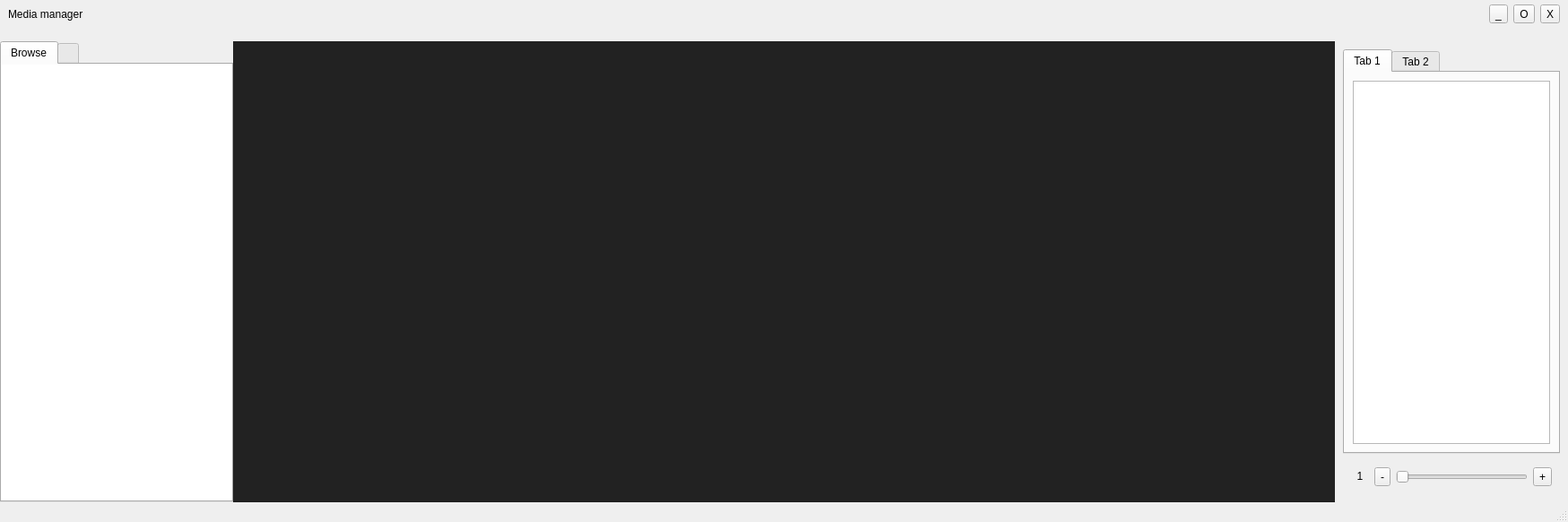
<?xml version="1.0" encoding="UTF-8"?>
<ui version="4.0">
 <class>MainWindow</class>
 <widget class="QMainWindow" name="MainWindow">
  <property name="geometry">
   <rect>
    <x>0</x>
    <y>0</y>
    <width>1739</width>
    <height>582</height>
   </rect>
  </property>
  <property name="windowTitle">
   <string>MainWindow</string>
  </property>
  <widget class="QWidget" name="centralwidget">
   <property name="sizePolicy">
    <sizepolicy hsizetype="MinimumExpanding" vsizetype="MinimumExpanding">
     <horstretch>0</horstretch>
     <verstretch>0</verstretch>
    </sizepolicy>
   </property>
   <layout class="QVBoxLayout" name="verticalLayout_4">
    <property name="leftMargin">
     <number>0</number>
    </property>
    <property name="topMargin">
     <number>0</number>
    </property>
    <property name="rightMargin">
     <number>0</number>
    </property>
    <property name="bottomMargin">
     <number>0</number>
    </property>
    <item>
     <widget class="QWidget" name="topWindowBar" native="true">
      <property name="minimumSize">
       <size>
        <width>0</width>
        <height>40</height>
       </size>
      </property>
      <property name="maximumSize">
       <size>
        <width>16777215</width>
        <height>40</height>
       </size>
      </property>
      <layout class="QHBoxLayout" name="horizontalLayout_3">
       <property name="topMargin">
        <number>0</number>
       </property>
       <item>
        <widget class="QLabel" name="topWindowLabel">
         <property name="text">
          <string>Media manager</string>
         </property>
         <property name="textFormat">
          <enum>Qt::PlainText</enum>
         </property>
        </widget>
       </item>
       <item>
        <spacer name="horizontalSpacer">
         <property name="orientation">
          <enum>Qt::Horizontal</enum>
         </property>
         <property name="sizeHint" stdset="0">
          <size>
           <width>1562</width>
           <height>20</height>
          </size>
         </property>
        </spacer>
       </item>
       <item>
        <widget class="QToolButton" name="minimizeButton">
         <property name="text">
          <string>_</string>
         </property>
        </widget>
       </item>
       <item>
        <widget class="QToolButton" name="restoreButton">
         <property name="text">
          <string>O</string>
         </property>
        </widget>
       </item>
       <item>
        <widget class="QToolButton" name="closeButton">
         <property name="text">
          <string>X</string>
         </property>
        </widget>
       </item>
      </layout>
     </widget>
    </item>
    <item>
     <layout class="QHBoxLayout" name="horizontalLayout">
      <property name="spacing">
       <number>0</number>
      </property>
      <item>
       <widget class="QTabWidget" name="tabWidget">
        <property name="sizePolicy">
         <sizepolicy hsizetype="Minimum" vsizetype="Preferred">
          <horstretch>0</horstretch>
          <verstretch>0</verstretch>
         </sizepolicy>
        </property>
        <property name="minimumSize">
         <size>
          <width>200</width>
          <height>0</height>
         </size>
        </property>
        <property name="maximumSize">
         <size>
          <width>260</width>
          <height>16777215</height>
         </size>
        </property>
        <property name="focusPolicy">
         <enum>Qt::NoFocus</enum>
        </property>
        <property name="styleSheet">
         <string notr="true"/>
        </property>
        <property name="tabShape">
         <enum>QTabWidget::Rounded</enum>
        </property>
        <property name="currentIndex">
         <number>0</number>
        </property>
        <widget class="QWidget" name="tabWidgetPage1">
         <property name="sizePolicy">
          <sizepolicy hsizetype="Minimum" vsizetype="Preferred">
           <horstretch>0</horstretch>
           <verstretch>0</verstretch>
          </sizepolicy>
         </property>
         <attribute name="title">
          <string>Browse</string>
         </attribute>
         <layout class="QVBoxLayout" name="verticalLayout">
          <property name="leftMargin">
           <number>0</number>
          </property>
          <property name="topMargin">
           <number>0</number>
          </property>
          <property name="rightMargin">
           <number>0</number>
          </property>
          <property name="bottomMargin">
           <number>0</number>
          </property>
          <item>
           <widget class="QTreeView" name="treeView">
            <property name="sizePolicy">
             <sizepolicy hsizetype="Minimum" vsizetype="Preferred">
              <horstretch>0</horstretch>
              <verstretch>0</verstretch>
             </sizepolicy>
            </property>
            <property name="minimumSize">
             <size>
              <width>200</width>
              <height>0</height>
             </size>
            </property>
            <property name="maximumSize">
             <size>
              <width>400</width>
              <height>16777215</height>
             </size>
            </property>
            <property name="frameShape">
             <enum>QFrame::Box</enum>
            </property>
            <property name="frameShadow">
             <enum>QFrame::Plain</enum>
            </property>
            <property name="lineWidth">
             <number>0</number>
            </property>
           </widget>
          </item>
         </layout>
        </widget>
        <widget class="QWidget" name="tabWidgetPage2">
         <attribute name="title">
          <string/>
         </attribute>
        </widget>
       </widget>
      </item>
      <item>
       <widget class="EImageViewer" name="imageWidget" native="true">
        <property name="sizePolicy">
         <sizepolicy hsizetype="MinimumExpanding" vsizetype="Preferred">
          <horstretch>0</horstretch>
          <verstretch>0</verstretch>
         </sizepolicy>
        </property>
        <property name="autoFillBackground">
         <bool>false</bool>
        </property>
        <property name="styleSheet">
         <string notr="true">background-color: #222222</string>
        </property>
       </widget>
      </item>
      <item>
       <widget class="QWidget" name="verticalWidget" native="true">
        <property name="sizePolicy">
         <sizepolicy hsizetype="Minimum" vsizetype="Preferred">
          <horstretch>0</horstretch>
          <verstretch>0</verstretch>
         </sizepolicy>
        </property>
        <property name="minimumSize">
         <size>
          <width>260</width>
          <height>0</height>
         </size>
        </property>
        <property name="maximumSize">
         <size>
          <width>260</width>
          <height>16777215</height>
         </size>
        </property>
        <layout class="QVBoxLayout" name="verticalLayout_3">
         <property name="sizeConstraint">
          <enum>QLayout::SetDefaultConstraint</enum>
         </property>
         <item>
          <widget class="QTabWidget" name="tabWidget_2">
           <property name="sizePolicy">
            <sizepolicy hsizetype="Preferred" vsizetype="Preferred">
             <horstretch>0</horstretch>
             <verstretch>0</verstretch>
            </sizepolicy>
           </property>
           <property name="minimumSize">
            <size>
             <width>0</width>
             <height>0</height>
            </size>
           </property>
           <property name="maximumSize">
            <size>
             <width>16777215</width>
             <height>16777215</height>
            </size>
           </property>
           <property name="currentIndex">
            <number>0</number>
           </property>
           <widget class="QWidget" name="tab_3">
            <property name="sizePolicy">
             <sizepolicy hsizetype="Minimum" vsizetype="Preferred">
              <horstretch>0</horstretch>
              <verstretch>0</verstretch>
             </sizepolicy>
            </property>
            <attribute name="title">
             <string>Tab 1</string>
            </attribute>
            <layout class="QVBoxLayout" name="verticalLayout_2">
             <property name="leftMargin">
              <number>0</number>
             </property>
             <property name="topMargin">
              <number>0</number>
             </property>
             <property name="rightMargin">
              <number>0</number>
             </property>
             <property name="bottomMargin">
              <number>0</number>
             </property>
             <item>
              <widget class="QWidget" name="widget_2" native="true">
               <property name="sizePolicy">
                <sizepolicy hsizetype="Minimum" vsizetype="Expanding">
                 <horstretch>0</horstretch>
                 <verstretch>0</verstretch>
                </sizepolicy>
               </property>
               <property name="minimumSize">
                <size>
                 <width>200</width>
                 <height>0</height>
                </size>
               </property>
               <layout class="QVBoxLayout" name="verticalLayout_5">
                <item>
                 <widget class="QPlainTextEdit" name="plainTextEdit"/>
                </item>
               </layout>
              </widget>
             </item>
            </layout>
           </widget>
           <widget class="QWidget" name="tab_4">
            <attribute name="title">
             <string>Tab 2</string>
            </attribute>
           </widget>
          </widget>
         </item>
         <item>
          <widget class="QWidget" name="widget" native="true">
           <property name="sizePolicy">
            <sizepolicy hsizetype="Preferred" vsizetype="Fixed">
             <horstretch>0</horstretch>
             <verstretch>0</verstretch>
            </sizepolicy>
           </property>
           <layout class="QHBoxLayout" name="horizontalLayout_9">
            <item>
             <widget class="QLabel" name="zoomText">
              <property name="sizePolicy">
               <sizepolicy hsizetype="Minimum" vsizetype="Maximum">
                <horstretch>0</horstretch>
                <verstretch>0</verstretch>
               </sizepolicy>
              </property>
              <property name="minimumSize">
               <size>
                <width>20</width>
                <height>0</height>
               </size>
              </property>
              <property name="maximumSize">
               <size>
                <width>20</width>
                <height>16777215</height>
               </size>
              </property>
              <property name="text">
               <string>1</string>
              </property>
              <property name="alignment">
               <set>Qt::AlignCenter</set>
              </property>
             </widget>
            </item>
            <item>
             <widget class="QToolButton" name="zoomOut">
              <property name="text">
               <string>-</string>
              </property>
             </widget>
            </item>
            <item>
             <widget class="QSlider" name="zoomBar">
              <property name="maximum">
               <number>160</number>
              </property>
              <property name="pageStep">
               <number>10</number>
              </property>
              <property name="orientation">
               <enum>Qt::Horizontal</enum>
              </property>
             </widget>
            </item>
            <item>
             <widget class="QToolButton" name="zoomIn">
              <property name="text">
               <string>+</string>
              </property>
             </widget>
            </item>
           </layout>
          </widget>
         </item>
        </layout>
       </widget>
      </item>
     </layout>
    </item>
   </layout>
  </widget>
  <widget class="QStatusBar" name="statusbar"/>
 </widget>
 <customwidgets>
  <customwidget>
   <class>EImageViewer</class>
   <extends>QWidget</extends>
   <header>eimageviewer.h</header>
   <container>1</container>
  </customwidget>
 </customwidgets>
 <resources/>
 <connections>
  <connection>
   <sender>closeButton</sender>
   <signal>clicked()</signal>
   <receiver>MainWindow</receiver>
   <slot>close()</slot>
   <hints>
    <hint type="sourcelabel">
     <x>1529</x>
     <y>14</y>
    </hint>
    <hint type="destinationlabel">
     <x>774</x>
     <y>461</y>
    </hint>
   </hints>
  </connection>
  <connection>
   <sender>minimizeButton</sender>
   <signal>clicked()</signal>
   <receiver>MainWindow</receiver>
   <slot>showMinimized()</slot>
   <hints>
    <hint type="sourcelabel">
     <x>1475</x>
     <y>14</y>
    </hint>
    <hint type="destinationlabel">
     <x>774</x>
     <y>461</y>
    </hint>
   </hints>
  </connection>
  <connection>
   <sender>restoreButton</sender>
   <signal>clicked()</signal>
   <receiver>MainWindow</receiver>
   <slot>on_restoreButton_triggered()</slot>
   <hints>
    <hint type="sourcelabel">
     <x>1502</x>
     <y>14</y>
    </hint>
    <hint type="destinationlabel">
     <x>774</x>
     <y>461</y>
    </hint>
   </hints>
  </connection>
  <connection>
   <sender>treeView</sender>
   <signal>doubleClicked(QModelIndex)</signal>
   <receiver>MainWindow</receiver>
   <slot>selectedFileChanged(QModelIndex)</slot>
   <hints>
    <hint type="sourcelabel">
     <x>130</x>
     <y>482</y>
    </hint>
    <hint type="destinationlabel">
     <x>774</x>
     <y>461</y>
    </hint>
   </hints>
  </connection>
 </connections>
 <slots>
  <slot>selectedFileChanged(QModelIndex)</slot>
  <slot>on_restoreButton_triggered()</slot>
 </slots>
</ui>
